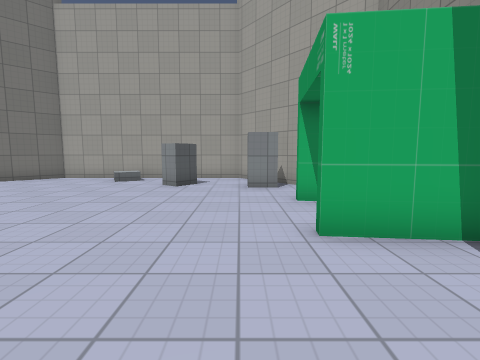
View 1 (above)

12 first-person views from a walk through a Godot game level. The camera is 1.3 m above the floor, tilts 6° down and sees 85° across. The floor is counted in squares, 1.12 m on a side. Each view is taken from the middle of a square. On the plan, view 1 faces up. The plan holds only what a view shows up to about 12 squares ahead; the rest is blank. The place goes on beyond the plan. Characters and animated objects are left out. Some surface patterns are stand-ins.

View 2
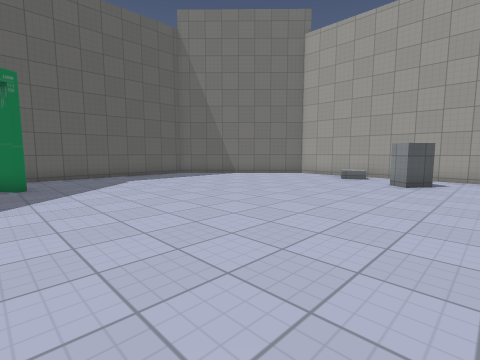

View 3
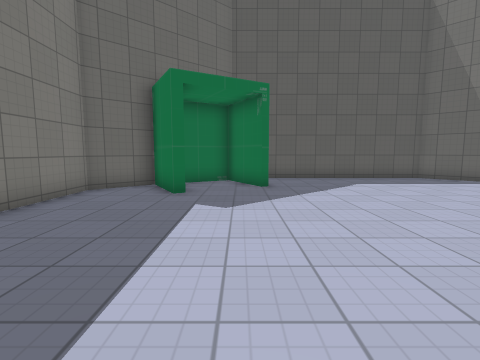

View 4
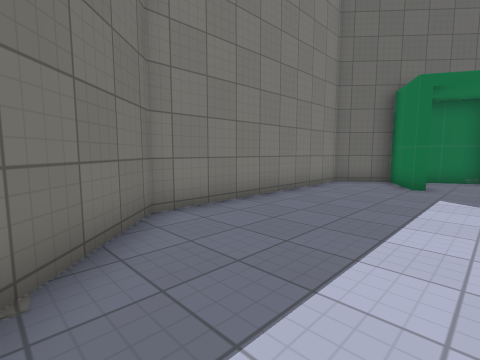

View 5
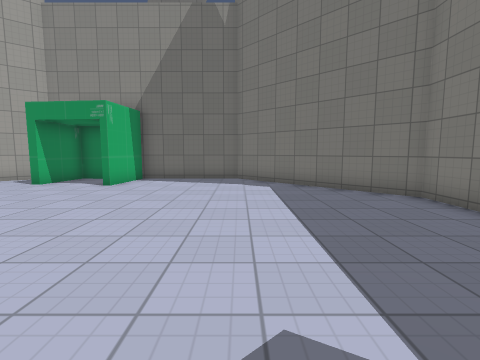

View 6
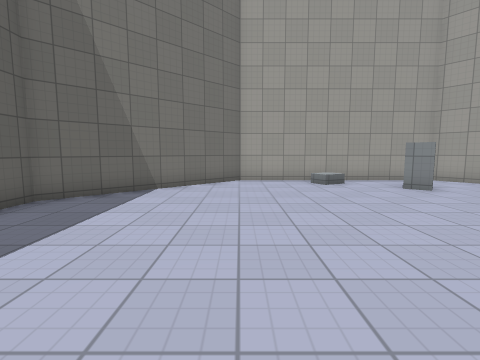

View 7
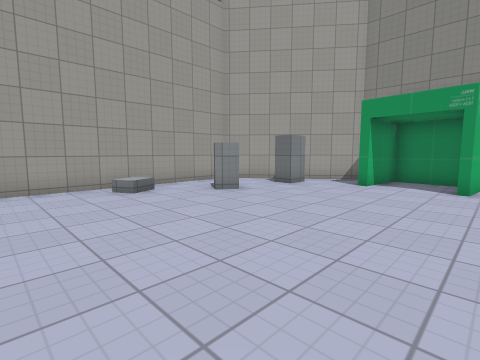

View 8
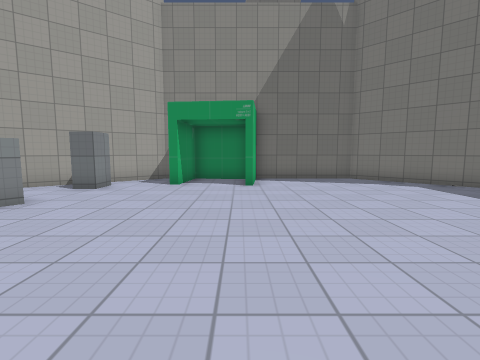

View 9
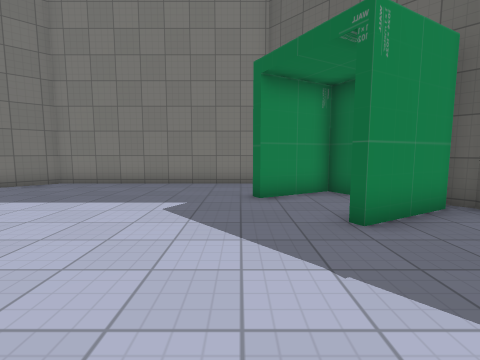

View 10
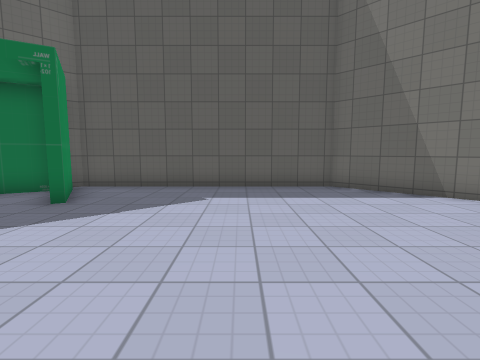

View 11
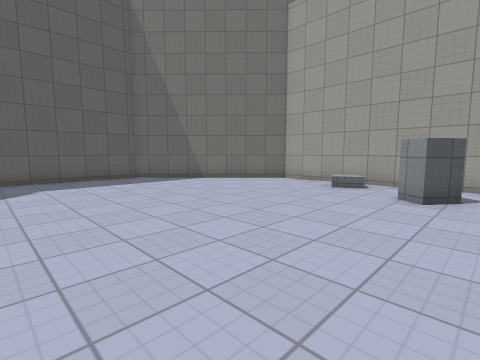

View 12
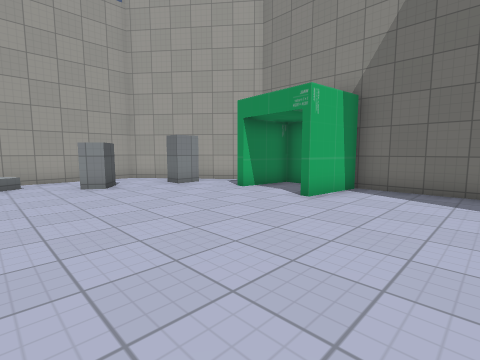

### Floor plan
Points are (right, up) in squares from view 1. A wall is a line through its corners. A room is listed if a view was taken in it or the views show most of it. See-through windows are left out.
Room 1 (views 1, 2, 3, 4, 5, 6, 7, 8, 9, 10, 11, 12)
walls: (-1.6, 9.7) (-2.2, 8.9) (-2.8, 9.3) (-2.2, 10); (1.2, 8.6) (0.3, 8.6) (0.3, 9.4); (3.4, 3.7) (3.6, 6) (1.4, 6.2) (1.4, 6.6); (-12.3, -1.4) (-10, 0) (-9.8, -0.3) (-11.9, -1.5) (-10.6, -3.8) (-8.5, -2.6) (-8.3, -2.9) (-10.5, -4.1) (-9, -5.7) (-1.3, -5.7) (3.6, -0.9) (3.6, 3.3) (1, 3.6); (3.7, 7.2) (0, 11.9) (-8, 11.9) (-12.9, 7.1) (-12.9, -1.4) (-12.5, -1.7)

Positions as (right, up) in squares from view 1, and headings:
1: (0, 0), facing up
2: (0, -1), facing up-left
3: (-1, -1), facing left
4: (1, -1), facing down-left
5: (-8, -1), facing right
6: (-8, 1), facing up
7: (-8, 3), facing up-right
8: (-8, 4), facing right
9: (-8, 4), facing down
10: (-4, 4), facing left
11: (-1, 2), facing up-left
12: (-5, 0), facing up-right
